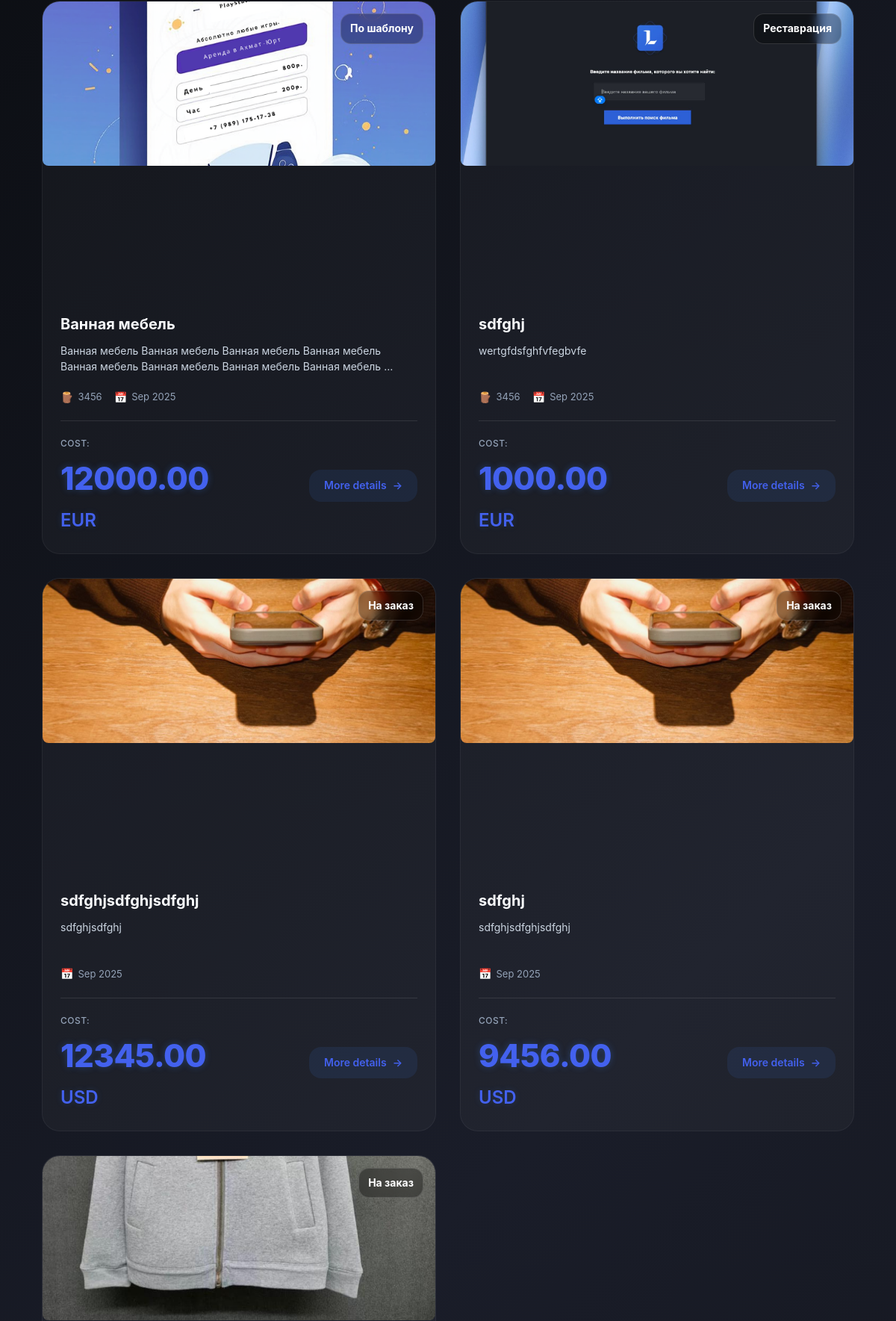
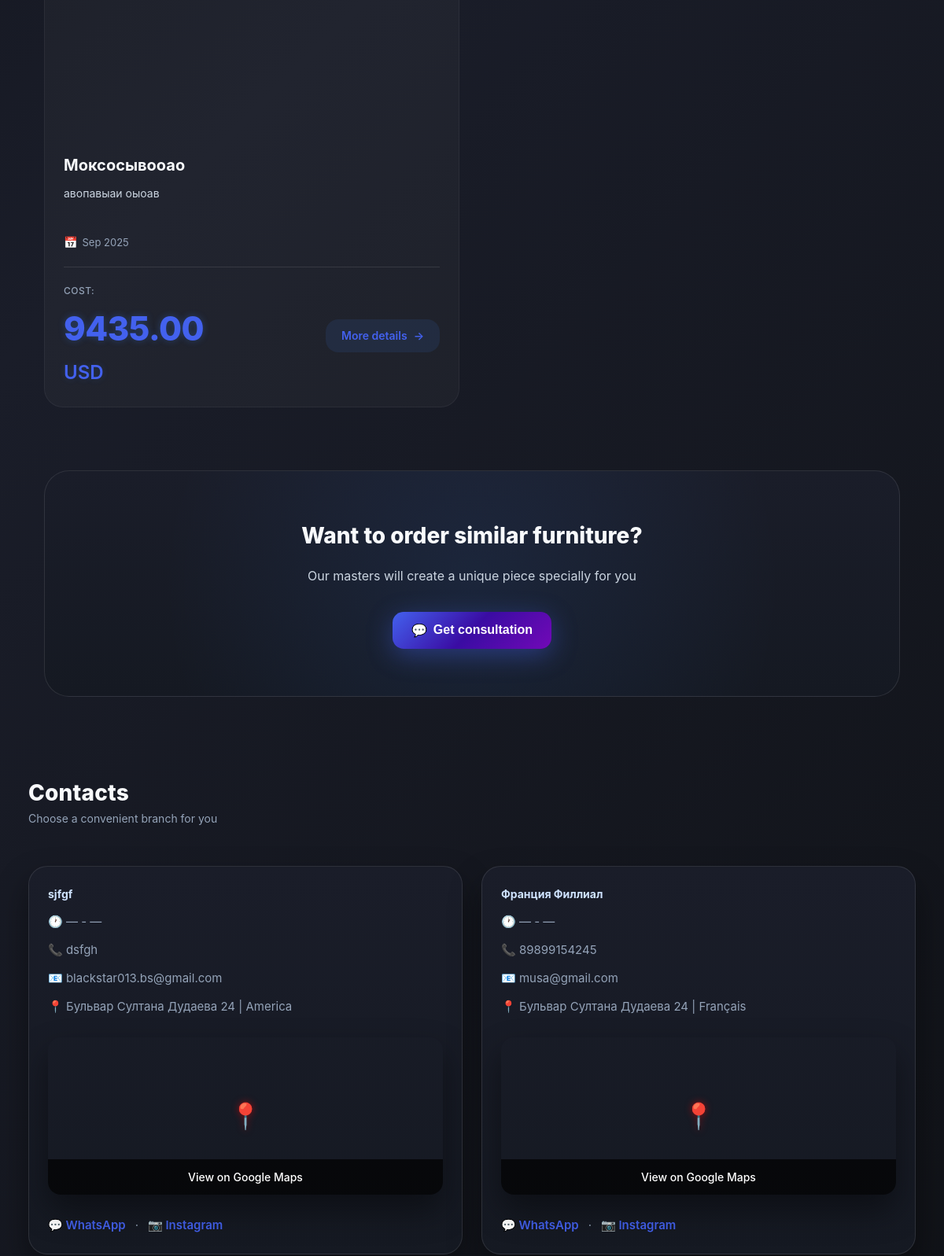
/portfolio/ (middle part), run on an earlier commit of the app's database (2 pictures, top to bottom).
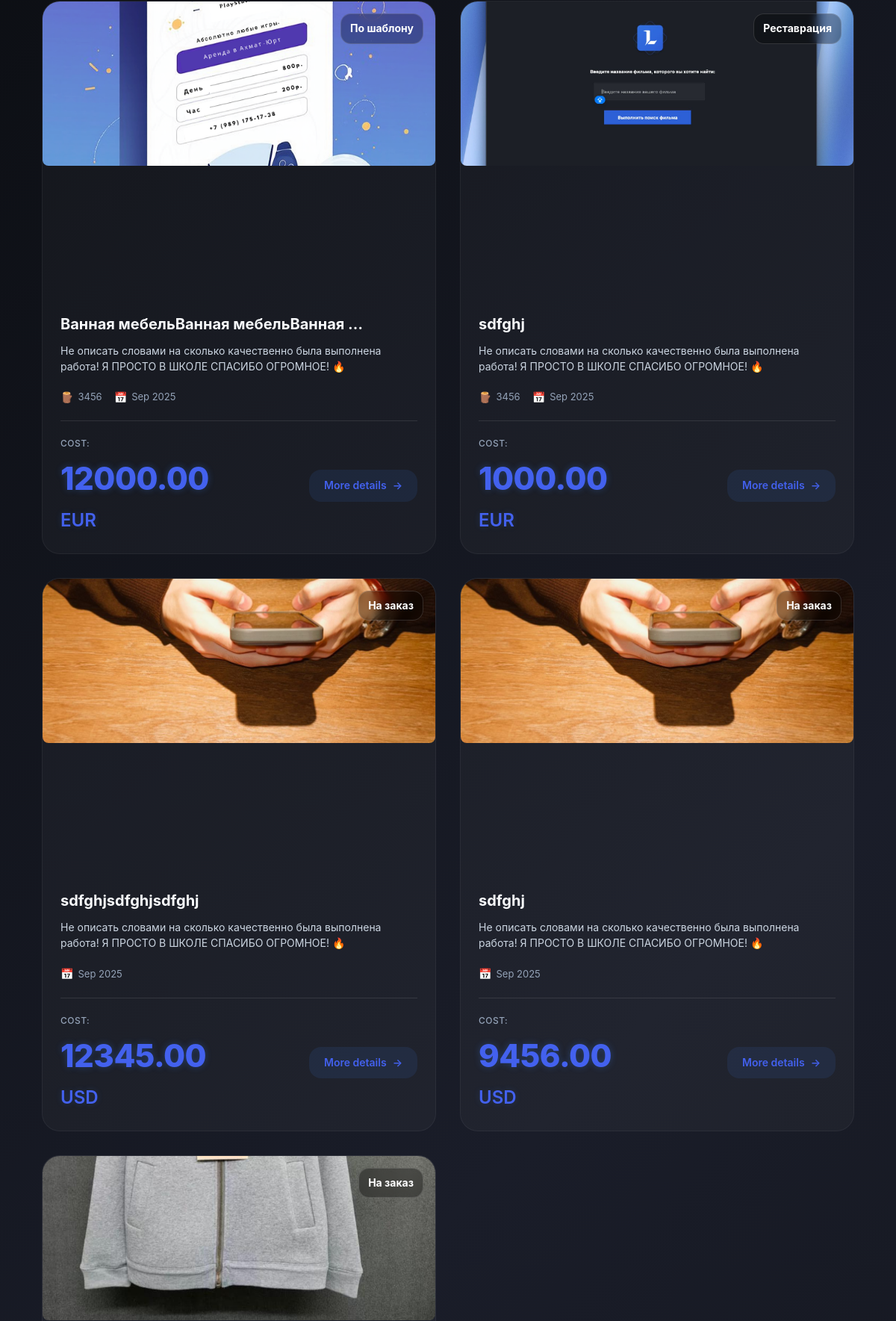
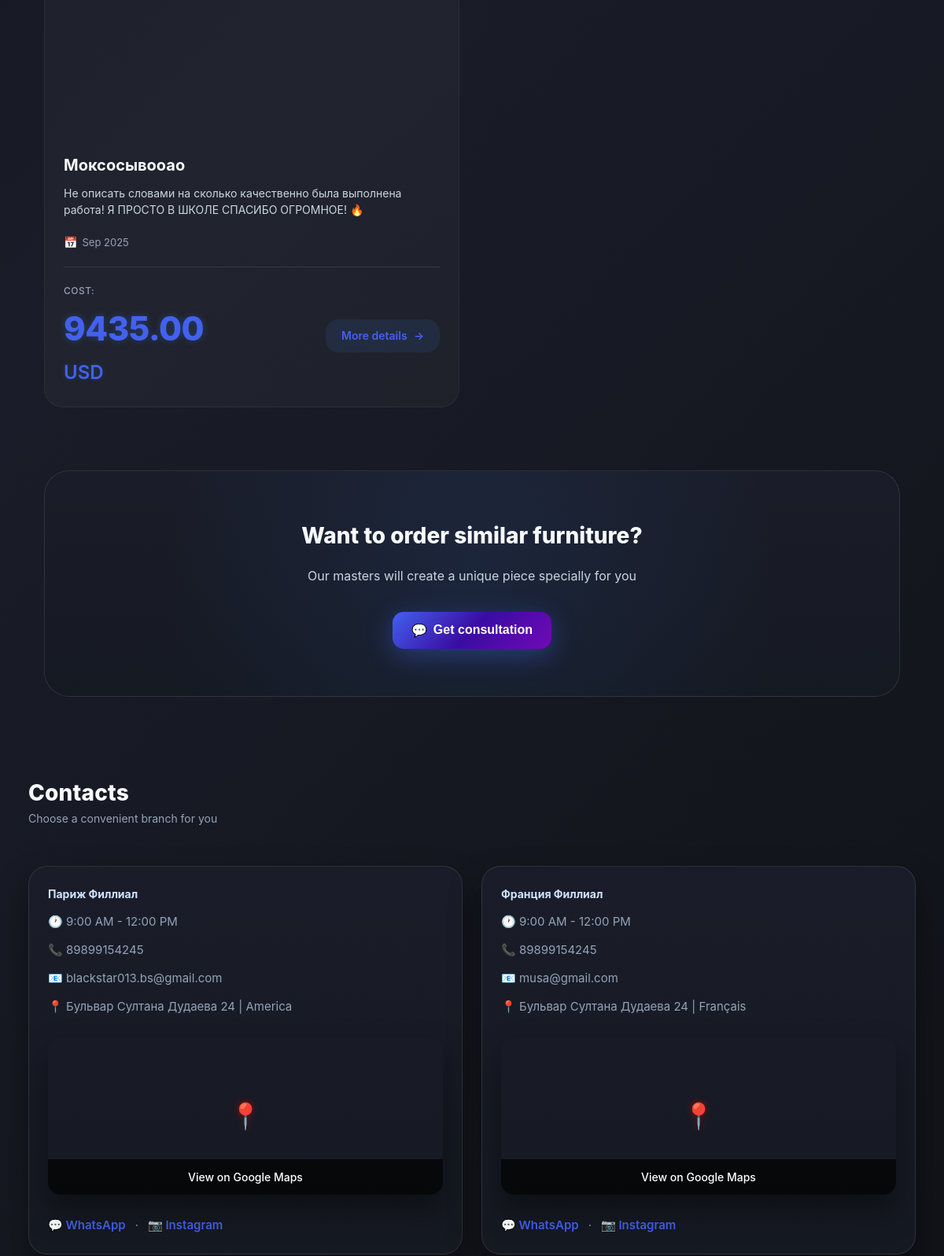
And on a later commit of the database (2 pictures, top to bottom).
### admin_service/models.py (models this page shows, shortened)
class Work(models.Model):
    title = models.CharField(max_length=255, blank=True, verbose_name="Название мебели | Тип")
    description = models.TextField(blank=True, verbose_name="Описание мебели")
    image = models.ImageField(upload_to="portfolio/", verbose_name="Фотография мебели")
    price = models.DecimalField(max_digits=10, decimal_places=2, verbose_name="Цена", default=0)
    currency = models.CharField(max_length=5, choices=CURRENCIES, default="usd", verbose_name="Валюта")
    country = models.CharField(max_length=5, choices=COUNTRIES, default="us", verbose_name="Страна работы")
    date = models.DateField(blank=True, null=True, verbose_name="Дата изготовления")
    language = models.CharField(max_length=5, choices=languages, verbose_name="Выбор языка на работе")
    work_type = models.CharField(max_length=20, choices=WORK_TYPES, verbose_name="Тип работы", default="custom")
    status = models.CharField(max_length=20, choices=STATUSES, verbose_name="Статус", default="in_progress")
    material = models.CharField(max_length=100, blank=True, verbose_name="Материал")
    width = models.DecimalField(max_digits=6, decimal_places=2, blank=True, null=True, verbose_name="Ширина (см)")
    height = models.DecimalField(max_digits=6, decimal_places=2, blank=True, null=True, verbose_name="Высота (см)")
    depth = models.DecimalField(max_digits=6, decimal_places=2, blank=True, null=True, verbose_name="Глубина (см)")
    created_at = models.DateTimeField(auto_now_add=True, blank=True, verbose_name='Дата добавления')
    class Meta:
        verbose_name = "Работа"
        verbose_name_plural = "Работы"
        ordering = ["-created_at"]

class Contact(models.Model):
    branch_name = models.CharField(max_length=100, verbose_name="Название Филлиала")  # например: "Москва", "Берлин"
    phone = models.CharField(max_length=20, verbose_name="Номер телефона филлиала")
    email = models.EmailField(blank=True, verbose_name="Email филлиала")
    address = models.CharField(max_length=255, blank=True, verbose_name="Адрес филлиала")
    start_time = models.TimeField(blank=True, verbose_name='Открытие филлиала', null=True, help_text='Пример: 9:00')
    end_time = models.TimeField(blank=True, verbose_name='Закрытие филлиала', null=True, help_text='Пример: 24:00')
    whatsapp = models.URLField(blank=True, null=True, verbose_name="Контактный номер в Whastapp", help_text='wa.me/+phone_number', default='wa.me/+')
    instagram = models.URLField(blank=True, null=True, verbose_name="Страница филлиала в Instagram", help_text='https://www.instagram.com/Nickname"', default='https://www.instagram.com/')
    country = models.CharField(max_length=15, choices=country, default='am', verbose_name="Страна филлиала")
    language = models.CharField(max_length=5, choices=languages, default="en", verbose_name="Основной язык филлиала")
    latitude = models.DecimalField(max_digits=9, decimal_places=6, null=True, blank=True, verbose_name="Широта")
    longitude = models.DecimalField(max_digits=9, decimal_places=6, null=True, blank=True, verbose_name="Долгота")
    class Meta:
        verbose_name = "Контакты"
        verbose_name_plural = "Контакты"

### client_service/views.py (the view)
# urls.py: path("portfolio/", all_works, name="portfolio"),
def all_works(request):
    works = Work.objects.all()
    contacts = Contact.objects.all()
    return render(request, "works/works.html", context={
        "works": works,
        "contacts": contacts
    })

### client_service/templates/works/works.html (shortened to what this page needs)
{% extends 'base/base.html' %}
{% load i18n %}
{% block content %}
<section class="section">
    <div class="container">
        <div class="portfolio-enhanced-grid" id="portfolioGrid">
            {% for work in works %}
            <article class="portfolio-card" data-category="{{ work.work_type }}">
                <div class="card-image-container">
                    <img src="{{ work.image.url }}" alt="{{ work.title }}" class="portfolio-image{% if work.show_full_image %} full-view{% endif %}" loading="lazy">
                    <div class="card-badges">
                        <span class="badge badge-category">{{ work.get_work_type_display }}</span>
                    </div>
                </div>
                <div class="card-content">
                    <div class="card-main-content">
                        <h3 class="card-title">{{ work.title|truncatewords:3 }}</h3>
                        <p class="card-description">{{ work.description|truncatewords:16|default:"{% trans 'Description will appear soon' %}" }}</p>
                        <div class="card-details">
                            {% if work.material %}
                            <div class="detail-item">
                                <span class="detail-icon">🪵</span>
                                <span class="detail-text">{{ work.material }}</span>
                            </div>
                            {% endif %}
                            <div class="detail-item">
                                <span class="detail-icon">📅</span>
                                <span class="detail-text">{{ work.date|date:"M Y" }}</span>
                            </div>
                        </div>
                    </div>
                    <div class="card-footer">
                        <div class="price-section">
                            <span class="price-label">{% trans 'Cost:' %}</span>
                            {% if work.price %}
                                <span class="price-value">{{ work.price }}</span>
                                <span class="price-unit">{{ work.currency|upper }}</span>
                            {% else %}
                                <span class="price-value request">{% trans 'By request' %}</span>
                            {% endif %}
                        </div>
                        <a href="{% url 'client_service:work_detail' work.id %}" class="view-btn">
                            <span>{% trans 'More details' %}</span>
                            <span class="btn-arrow">→</span>
                        </a>
                    </div>
                </div>
            </article>
            {% endfor %}
        </div>
        <div class="works-cta">
            <div class="cta-content">
                <h3>{% trans 'Want to order similar furniture?' %}</h3>
                <p>{% trans 'Our masters will create a unique piece specially for you' %}</p>
                <button class="btn btn-primary" onclick="openConsultationModal()">
                    <span class="btn-icon">💬</span>
                    <span>{% trans 'Get consultation' %}</span>
                </button>
            </div>
        </div>
    </div>
</section>
<section id="contacts" class="section container">
    <div class="section-header">
        <div>
            <div class="section-title">{% trans 'Contacts' %}</div>
            <div class="section-sub">{% trans 'Choose a convenient branch for you' %}</div>
        </div>
    </div>
    <div class="branches">
        {% if contacts %}
        {% for contact in contacts %}
        <div class="branch">
            <div class="section-sub" style="color:#cfe3ff; font-weight:700;">{{ contact.branch_name }}</div>
            <div class="contact_row">🕐 {% if contact.start_time %}{{ contact.start_time|time:"g:i A" }}{% else %}—{% endif %} - {% if contact.end_time %}{{ contact.end_time|time:"g:i A" }}{% else %}—{% endif %}</div>
            <div class="contact-row">📞 {{ contact.phone }}</div>
            <div class="contact-row">📧 {{ contact.email }}</div>
            <div class="contact-row">📍 {{ contact.address }} | {{ contact.get_country_display }}</div>
            {% if contact.address %}
            <div class="contact-map">
                <a href="https://www.google.com/maps/search/?api=1&query={{ contact.address|urlencode }} {{ contact.get_country_display|urlencode }}" target="_blank" class="map-link">
                    <div class="mini-map"
                         style="background-image: url('https://maps.googleapis.com/maps/api/staticmap?center={{ contact.address|urlencode }} {{ contact.get_country_display|urlencode }}&zoom=15&size=300x200&key=AIzaSyCV338EzjXB46qlz9tV5qCipoeTVvIqo4I');">
                        <div class="map-marker">📍</div>
                    </div>
                    <div class="map-overlay">
                        <span class="map-text">{% trans 'View on Google Maps' %}</span>
                    </div>
                </a>
            </div>
            {% endif %}
            <div class="contact-row"><a href="{{ contact.whatsapp }}">💬 WhatsApp</a> · <a href="{{ contact.instagram }}">📷 Instagram</a></div>
        </div>
        {% endfor %}
        {% else %}
        <h1>{% trans 'No contacts!' %}</h1>
        {% endif %}
    </div>
</section>
{% endblock %}

### client_service/templates/base/base.html (shortened to what this page needs)
<!DOCTYPE html>
{% load static %}
{% load i18n %}
{% get_current_language as LANGUAGE_CODE %}
<html lang="{{ LANGUAGE_CODE }}">
<head>
    <link rel="stylesheet" href="{% static 'css/base_style.css' %}">
</head>
<body>
{% block content %}
{% endblock %}
</body>
</html>

What changed in the data, as far as the page shows it:
changed Work "По шаблону": title "Ванная мебель" → "Ванная мебельВанная мебельВанная …"; description "Ванная мебель Ванная мебель Ванная мебель Ванная мебель Ванная мебель Ванная мебель Ванная мебель Ванная мебель …" → "Не описать словами на сколько качественно была выполнена работа! Я ПРОСТО В ШКОЛЕ СПАСИБО ОГРОМНОЕ! 🔥"
changed Work "Реставрация": description "wertgfdsfghfvfegbvfe" → "Не описать словами на сколько качественно была выполнена работа! Я ПРОСТО В ШКОЛЕ СПАСИБО ОГРОМНОЕ! 🔥"
changed Work "sdfghjsdfghjsdfghj": description "sdfghjsdfghj" → "Не описать словами на сколько качественно была выполнена работа! Я ПРОСТО В ШКОЛЕ СПАСИБО ОГРОМНОЕ! 🔥"
changed Work (number 4 of 5 on the later page): description "sdfghjsdfghjsdfghj" → "Не описать словами на сколько качественно была выполнена работа! Я ПРОСТО В ШКОЛЕ СПАСИБО ОГРОМНОЕ! 🔥"
changed Work "Моксосывооао": description "авопавыаи оыоав" → "Не описать словами на сколько качественно была выполнена работа! Я ПРОСТО В ШКОЛЕ СПАСИБО ОГРОМНОЕ! 🔥"
changed Contact "blackstar013.bs@gmail.com": branch_name "sjfgf" → "Париж Филлиал"; start_time (not shown) → "9:00 AM"; end_time (not shown) → "12:00 PM"; phone "dsfgh" → "89899154245"; no longer shows "—"
changed Contact "musa@gmail.com": start_time (not shown) → "9:00 AM"; end_time (not shown) → "12:00 PM"; no longer shows "—"
